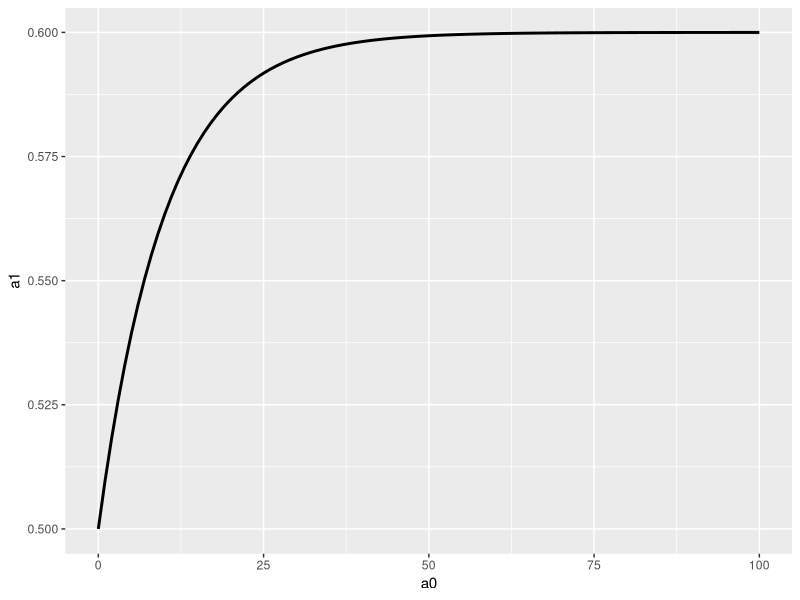

Source code (R): (Note: this script raises an error after producing the figure.)
library(deSolve)
library(tidyverse)

beta_exp <- function(beta_zero, phi, q, t) {
  beta <- beta_zero * ((1 - phi) * exp(-q * t) + phi)
}

# beta = beta_zero, falls phi = 0 und q = 0.
# vier Variabeln
beta_harm <- function(beta_zero, phi, q, nu, t) {
  beta <- beta_zero * ((1 - phi) / (1 + q * nu * t) + phi)
}

# beta = beta_zero, falls phi = 0, q = 0 und nu = 1.
# vier Variabeln
beta_hyper <- function(beta_zero, phi, q, nu, t) {
  beta <- beta_zero * ((1 - phi) / (1 + q * nu * t) ^ (1/nu) + phi)
}

#oszilierend beta 
#1 konstant oszillierend z.b. jahreszeiten abhängig
beta_cos <- function(beta_zero, t, c1 = 0.25, c2 = 365) {
  beta <- beta_zero + cos(t*2*pi/c2) * c1
  return(beta)
}
#2 ansteigend z.b jahreszeiten abhängig mit ansteigender pandemiemüdigkeit 
#3 absteigend (notwendigkeit??)
#ansteigende beta 
expdata <- data.frame(a0 = 0:100, a1 = beta_exp(0.5, 1.2, 0.1,0:100))
ggr <- ggplot() + geom_line(data = expdata, aes(a0, a1),size =1)



expadata <- data.frame(a0 = 1:365, a1 = expy(beta_zero = 1, x = 1:365))
ggra <- ggplot() + geom_line(data = expadata, aes(a0, a1),size =1)

closed.seir.model <- function (t, x, params) {
  ## first extract the state variables
  S <- x[1]
  E <- x[2]
  I <- x[3]
  R <- x[4]
  D <- x[5]
  ## now extract the parameters
  alpha <- params["alpha"]
  beta <- params["beta"]
  gamma <- params["gamma"]
  delta <- params ["delta"]
  method <- params["method"]
  N <- S+I+R+D+E
  ## now code the model equations
  if(method == 1){
    dSdt <- -beta * S * I/N
    dEdt <- beta * S * I/N - alpha * E 
    dIdt <- alpha * E - gamma * I - delta * I
    dRdt <- gamma * I + gamma * D
    dDdt <- delta * I - gamma * D
  }else if(method == 2){
    dSdt <- -beta_exp(beta_zero, phi ,q ,t) * S * I/N
    dEdt <- beta_exp(beta_zero, phi ,q ,t) * S * I/N - alpha * E 
    dIdt <- alpha * E - gamma * I - delta * I
    dRdt <- gamma * I + gamma * D
    dDdt <- delta * I - gamma * D
  }else if(method == 3){
    dSdt <- -beta_harm(beta_zero, phi ,q, nu ,t) * S * I/N
    dEdt <- beta_harm(beta_zero, phi ,q, nu ,t) * S * I/N - alpha * E 
    dIdt <- alpha * E - gamma * I - delta * I
    dRdt <- gamma * I + gamma * D
    dDdt <- delta * I - gamma * D
  }else if(method == 4){
    dSdt <- -beta_hyper(beta_zero, phi ,q, nu ,t) * S * I/N
    dEdt <- beta_hyper(beta_zero, phi ,q,nu ,t) * S * I/N - alpha * E 
    dIdt <- alpha * E - gamma * I - gamma * D
    dRdt <- gamma * I + gamma * D
    dDdt <- delta * I - gamma * D
  } else if(method == 5){
    dSdt <- -expy(beta_zero = beta_zero, x = t) * S * I/N
    dEdt <- expy(beta_zero = beta_zero, x = t) * S * I/N - alpha * E 
    dIdt <- alpha * E - gamma * I - gamma * D
    dRdt <- gamma * I + gamma * D
    dDdt <- delta * I - gamma * D
  }else{ stop("Please choose method= 1 for const beta, method= 2 for beta_exp, method= 3 for beta_harm, method= 4 for beta_hyper ")}
  ## combine results into a single vector
  dxdt <- c(dSdt,dEdt,dIdt,dRdt,dDdt)
  ## return result as a list!
  list(dxdt)
}

#parameters
beta_zero <- 0.3
phi <- 0.8
q <- 0.05
nu <- 0.5

  #beta can be ignored if method is anything else than 1;
  #choose method= 1 for const beta, method= 2 for beta_exp, method= 3 for beta_harm, method= 4 for beta_hyper.
# Some tests
## 1
params <- c(alpha=0.1, beta=0.7, gamma=0.1, delta=0.4, method= 1)
times <- 0:800

params <- c(alpha=0.1, beta=0.7, gamma=0.1, delta=0.1, method= 2)
times <- 0:600

#times <- seq(from=0,to=60,by=1/60)

## 2
expy <- function(beta_zero,c1=0.06,c2=0.009,x){
  beta <- beta_zero*((c1*abs(cos(c2*pi*x))*(log(x)))+1)
  return(beta)
}
expy <- function(beta_zero,c1=0.05,c2=0.01,x){
  beta <- beta_zero*((c1*(cos(c2*pi*x))^2*(log(x)))+1)
  return(beta)
}
params <- c(alpha=0.1, beta=0.7, gamma=0.1, delta=0.1, method= 5)
times <-1:300



xstart <- c(S=99999,E = 0, I=1,R=0,D=0)

#solving the ode
ode(
  func=closed.seir.model,
  y=xstart,
  times=times,
  parms=params
) %>%
  as.data.frame() -> out

#print the output from above (solution of the ode with the given parameters)
out[c(1,3,4,6)] %>%
  gather(variable,value,-time) %>%
  ggplot(aes(x=time,y=value,color=variable))+
  geom_line(size=2)+
  theme_classic()+
  labs(x='time (days)',y='number of individuals')
